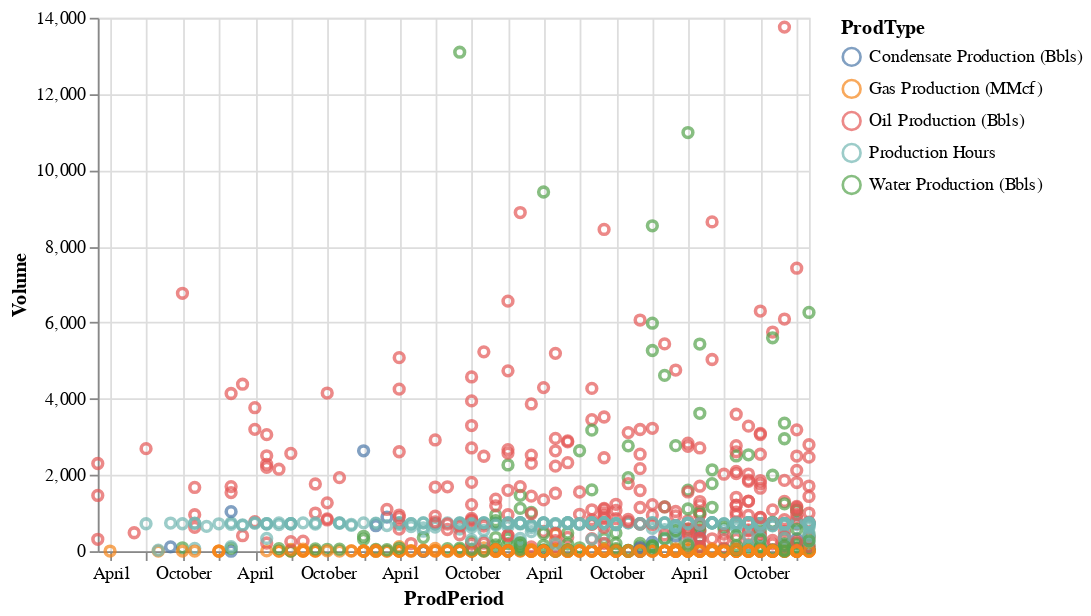

Here is the notebook cell this chart was saved with:
### Code cell
alt.Chart(df1.sample(1000)).mark_point().encode(
    x='ProdPeriod',
    y='Volume',
    color='ProdType')

### Figure 1 — Vega-Lite specification as saved in the notebook (floating-point values rounded to 4 significant figures; data arrays with more than 128 entries replaced by an {"elided": "..."} marker saying what was removed)
{"config": {"view": {"continuousWidth": 400, "continuousHeight": 300}}, "data": {"name": "data-653bad842401d6cbfd128f723a6fdef4"}, "mark": "point", "encoding": {"color": {"type": "nominal", "field": "ProdType"}, "x": {"type": "temporal", "field": "ProdPeriod"}, "y": {"type": "quantitative", "field": "Volume"}}, "$schema": "https://vega.github.io/schema/vega-lite/v4.8.1.json", "datasets": {"data-653bad842401d6cbfd128f723a6fdef4": {"elided": "1000 records"}}}
